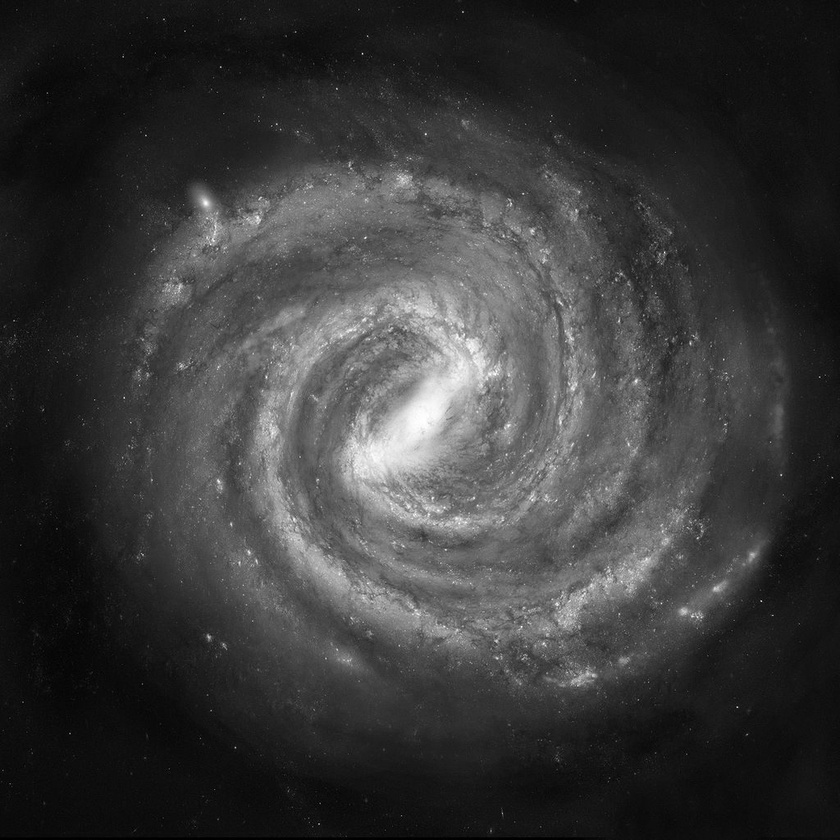
#> input picture img/milky-way-nvg.jpg, 840 x 840 px, shrunk from 1024 x 1024 before the run
$ python TP-fuzzy-C-means.py
#> lines starting #> are read from the running program, lines starting #| are printed output that depends on the picture; after the words box and inside, x2 and y2 are one past the last pixel; in counts of white or black regions, pixels touching at a corner belong together; long printed decimals are rounded
import numpy as np
import matplotlib.pyplot as plt
from PIL import Image

def fuzzy_c_means(X, K=2, m=2.0, eps=1e-4, max_iter=100, seed=0):
    """
    X        : (N, d) données
    K        : nombre de clusters
    m        : coefficient de flou (> 1)
    eps      : seuil d'arrêt sur ||U(k+1) - U(k)||
    Retourne : U (N,K), centres C (K,d), historique de J_m
    """
#> called with X = array of shape (100, 1), K = 2, m = 2, eps = 0.0001, max_iter = 100, seed = 0
    rng = np.random.default_rng(seed)
    N = X.shape[0]

    U = rng.random((N, K))
    U /= U.sum(axis=1, keepdims=True)

    history = []
    for k in range(max_iter):
        # centres : c_j = sum(u_ij^m x_i) / sum(u_ij^m)
        Um = U ** m
        C = (Um.T @ X) / Um.sum(axis=0)[:, None]

        # distances ||x_i - c_j||
        D = np.linalg.norm(X[:, None, :] - C[None, :, :], axis=2)
        D = np.fmax(D, 1e-10)

        # fonction objectif J_m
        history.append(np.sum(Um * D**2))

        # maj u_ij = 1 / sum_l (d_ij / d_il)^(2/(m-1))
        inv = D ** (-2.0 / (m - 1))
        U_new = inv / inv.sum(axis=1, keepdims=True)

        if np.linalg.norm(U_new - U) < eps:
            U = U_new
            break
        U = U_new

    return U, C, history

def segmenter_image(path, K=2, m=2.0, eps=1e-4):
    """
    path     : chemin de l'image (convertie en niveaux de gris, valeurs dans [0,1])
    K        : nombre de clusters (classes floues)
    m        : coefficient de flou (> 1)
    eps      : seuil d'arrêt sur ||U(k+1) - U(k)||
    Retourne : U (N,K) degrés d'appartenance, centres C (K,1) triés par ordre croissant,
               dure (h,w) segmentation dure par argmax
    Affiche  : image originale, une heatmap d'appartenance par classe, segmentation dure
    Sauvegarde : fcm_result.png
    """
#> called with path = 'img/milky-way-nvg.jpg', K = 2, m = 2, eps = 0.0001

    img = np.array(Image.open(path).convert("L"), dtype=np.float64) / 255.0
    h, w = img.shape
#> h = 840; w = 840
    X = img.reshape(-1, 1)

    U, C, J = fuzzy_c_means(X, K=K, m=m, eps=eps)
#> the loop in fuzzy_c_means (call 2), `for k in range(max_iter):` made 27 passes
#> C on passes 1 to 12: [0.223, 0.224], [0.223, 0.225], [0.22, 0.227], [0.211, 0.237], [0.182, 0.273], [0.132, 0.349], [0.106, 0.405], [0.104, 0.426], [0.106, 0.435], [0.107, 0.439], [0.107, 0.441], [0.108, 0.442]
#> U = 705600 pairs, first value 8.56e-08 to 1, second value 2.99e-05 to 1; C = [0.108, 0.443]; J = 27 values, max 14021.6 at index 0, min 4772.7 at index 26, mean 6215.9
    print(f"{len(J)} itérations, centres = {C.ravel()}")
#| 27 itérations, centres = [0.108 0.443]

    ordre = np.argsort(C.ravel())
#> ordre = [0, 1]
    U, C = U[:, ordre], C[ordre]

    cartes = [U[:, j].reshape(h, w) for j in range(K)]
#> cartes = 2 items
    dure = U.argmax(axis=1).reshape(h, w)
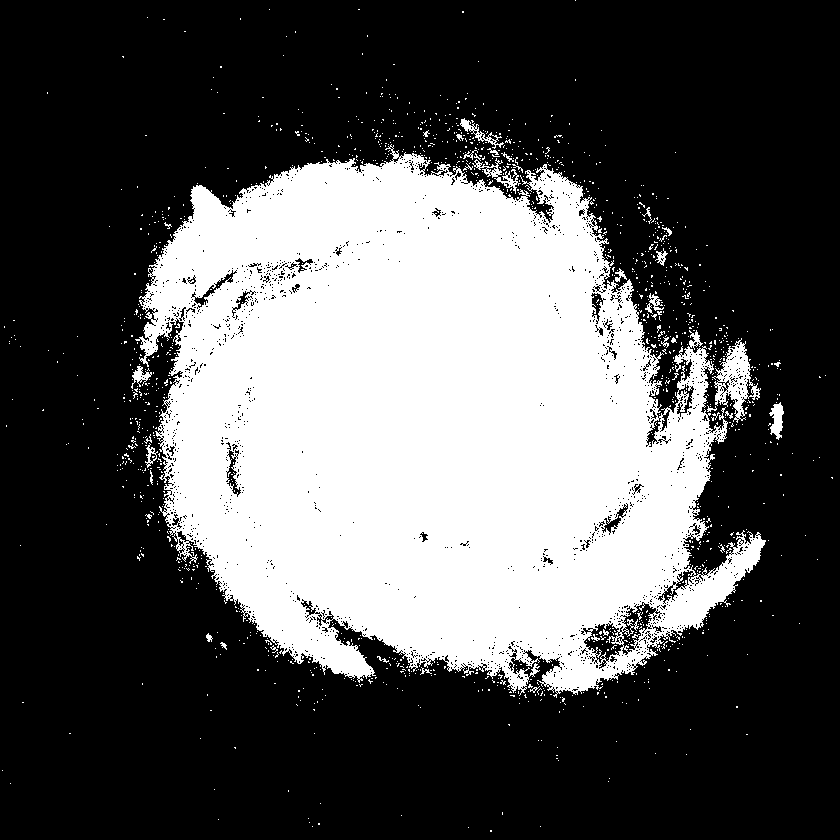
#> dure: shape (840, 840) int64; values 0 (black) and 1 (white), 33.6% white; 1387 white regions (1352 under 20 px), largest, box (x1, y1, x2, y2) and area: (135, 144, 766, 698) 229877, (712, 338, 761, 423) 1594, (472, 158, 521, 194) 389

    # Affichage (auteur : Gemini)
    fig, ax = plt.subplots(1, K + 2, figsize=(4 * (K + 2), 4))
    ax[0].imshow(img, cmap="gray")
    ax[0].set_title("Image originale")
    for j in range(K):
        im = ax[j + 1].imshow(cartes[j], cmap="jet", vmin=0, vmax=1)
        ax[j + 1].set_title(f"Appartenance classe {j} (c={C[j,0]:.2f})")
        plt.colorbar(im, ax=ax[j + 1], fraction=0.046)
    ax[-1].imshow(dure, cmap="gray")
    ax[-1].set_title("Segmentation dure (argmax)")
    for a in ax:
        a.axis("off")
    plt.tight_layout()
    plt.savefig("fcm_resultat.png", dpi=150)
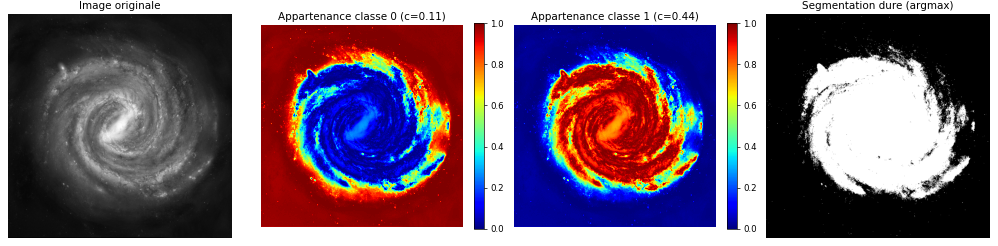
#> figure drawn by matplotlib, 6 panels
    plt.show()
    return U, C, dure


X = np.concatenate([np.random.normal(0.2, 0.05, 50), np.random.normal(0.8, 0.05, 50)]).reshape(-1, 1)
U, C, J = fuzzy_c_means(X, K=2)
print("Centres :", C.ravel())
print("Itérations :", len(J), "| J final :", J[-1])
print("Somme des lignes de U :", U.sum(axis=1)[:3])

segmenter_image("img/milky-way-nvg.jpg", K=2, m=2.0, eps=1e-4)
